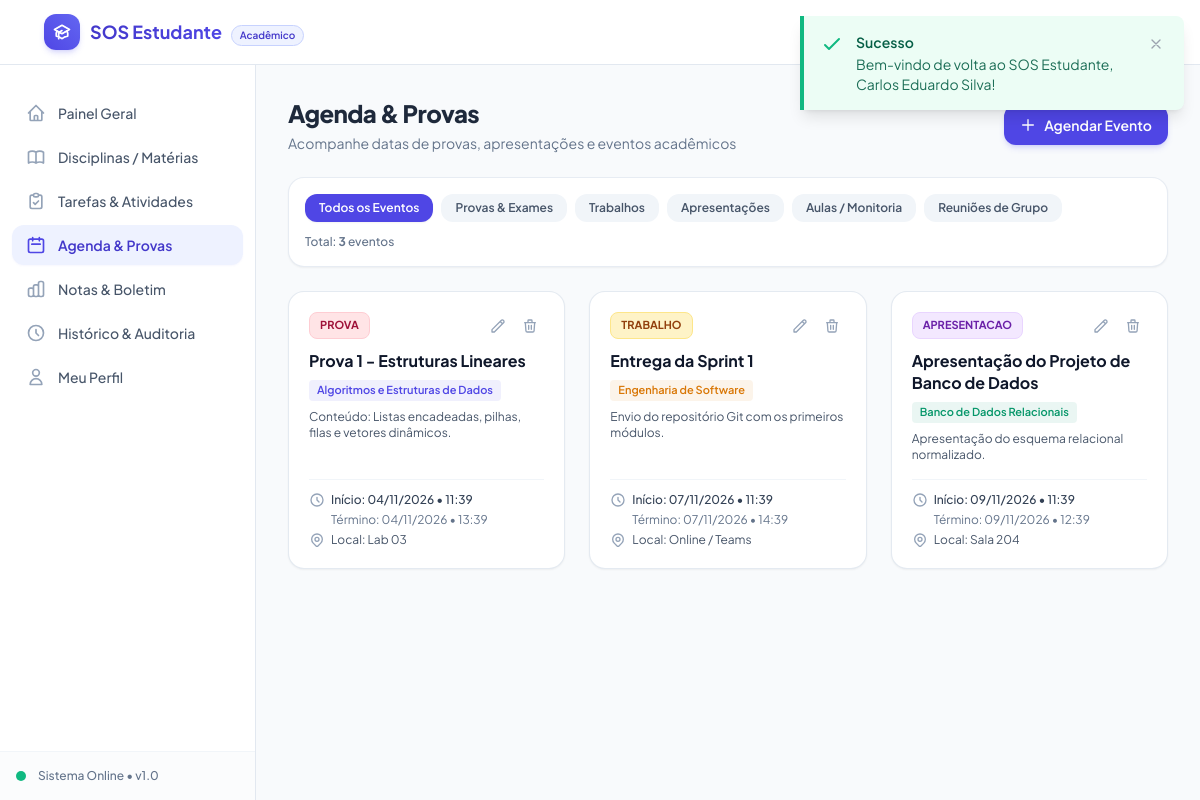
Page /index.php?route=events (signed in) on the committed database.
### tables this page shows
CREATE TABLE IF NOT EXISTS `eventos` (
  `id` INT AUTO_INCREMENT PRIMARY KEY,
  `usuario_id` INT NOT NULL,
  `disciplina_id` INT NULL,
  `titulo` VARCHAR(180) NOT NULL,
  `tipo` ENUM('prova', 'trabalho', 'apresentacao', 'aula', 'reuniao', 'outro') NOT NULL DEFAULT 'prova',
  `data_inicio` DATETIME NOT NULL,
  `data_fim` DATETIME NULL,
  `local` VARCHAR(120) NULL,
  `descricao` TEXT NULL,
  `lembrete_ativo` TINYINT(1) NOT NULL DEFAULT 1,
  `created_at` TIMESTAMP DEFAULT CURRENT_TIMESTAMP,
  `updated_at` TIMESTAMP DEFAULT CURRENT_TIMESTAMP ON UPDATE CURRENT_TIMESTAMP,
  CONSTRAINT `fk_eventos_usuario` FOREIGN KEY (`usuario_id`) 
    REFERENCES `usuarios` (`id`) ON DELETE CASCADE ON UPDATE CASCADE,
  CONSTRAINT `fk_eventos_disciplina` FOREIGN KEY (`disciplina_id`) 
    REFERENCES `disciplinas` (`id`) ON DELETE SET NULL ON UPDATE CASCADE
);

CREATE TABLE IF NOT EXISTS `disciplinas` (
  `id` INT AUTO_INCREMENT PRIMARY KEY,
  `usuario_id` INT NOT NULL,
  `nome` VARCHAR(120) NOT NULL,
  `codigo` VARCHAR(30) NULL,
  `professor` VARCHAR(120) NULL,
  `sala` VARCHAR(60) NULL,
  `cor` VARCHAR(20) NOT NULL DEFAULT '#4F46E5',
  `semestre` VARCHAR(30) NULL,
  `carga_horaria` INT NULL,
  `media_minima` DECIMAL(4,2) NOT NULL DEFAULT 7.00,
  `status` ENUM('em_andamento', 'aprovado', 'reprovado') NOT NULL DEFAULT 'em_andamento',
  `created_at` TIMESTAMP DEFAULT CURRENT_TIMESTAMP,
  `updated_at` TIMESTAMP DEFAULT CURRENT_TIMESTAMP ON UPDATE CURRENT_TIMESTAMP,
  CONSTRAINT `fk_disciplinas_usuario` FOREIGN KEY (`usuario_id`) 
    REFERENCES `usuarios` (`id`) ON DELETE CASCADE ON UPDATE CASCADE
);

### controllers/EventController.php (called while the page is built, shortened)
<?php
require_once __DIR__ . '/../middlewares/AuthMiddleware.php';
require_once __DIR__ . '/../services/EventService.php';
class EventController {
    private EventService $eventService;
    public function __construct() {
        $this->eventService = new EventService();
    }
    public function index(): void {
        $userId = AuthMiddleware::id();
        $tipoFilter = $_GET['tipo'] ?? 'todos';
        $events = $this->eventService->getAll($userId, $tipoFilter);
        require __DIR__ . '/../views/events/index.php';
    }
}

### index.php (called while the page is built, shortened)
<?php
require_once APP_ROOT . '/config/app.php';
require_once APP_ROOT . '/config/bd.php';
$route = $_GET['route'] ?? '';
$route = trim($route, '/');
$method = $_SERVER['REQUEST_METHOD'] ?? 'GET';
try {
    Router::dispatch($route, $method);
} catch (Throwable $e) {
    $logFile = APP_ROOT . '/logs/app.log';
    $msg = "[" . date('Y-m-d H:i:s') . "] ERRO FATAL: " . $e->getMessage() . " em " . $e->getFile() . ":" . $e->getLine() . PHP_EOL;
    @file_put_contents($logFile, $msg, FILE_APPEND);
    if (env('APP_DEBUG', true)) {
        $errorMessage = $e->getMessage();
        $errorFile = $e->getFile() . ':' . $e->getLine();
        $errorTrace = $e->getTraceAsString();
    } else {
        $errorMessage = 'Ocorreu um erro interno ao processar sua solicitação.';
        $errorFile = '';
        $errorTrace = '';
    }
    http_response_code(500);
    require APP_ROOT . '/views/errors/500.php';
}

### config/app.php (called while the page is built, shortened)
<?php
function env($key, $default = null) {
    $val = getenv($key);
    if ($val === false) {
        return $_ENV[$key] ?? $_SERVER[$key] ?? $default;
    }
    return $val;
}

### config/bd.php (called while the page is built, shortened)
<?php
require_once __DIR__ . '/app.php';
class Database {
    private static ?PDO $instance = null;
    public static function getConnection(): ?PDO {
        if (self::$instance === null) {
            $host = env('DB_HOST', '127.0.0.1');
            $port = env('DB_PORT', '3306');
            $dbname = env('DB_NAME', 'sos_estudante');
            $user = env('DB_USER', 'root');
            $pass = env('DB_PASS', '');
            $charset = env('DB_CHARSET', 'utf8mb4');
            $dsn = "mysql:host={$host};port={$port};dbname={$dbname};charset={$charset}";
            $options = [
                PDO::ATTR_ERRMODE            => PDO::ERRMODE_EXCEPTION,
                PDO::ATTR_DEFAULT_FETCH_MODE => PDO::FETCH_ASSOC,
                PDO::ATTR_EMULATE_PREPARES   => false,
                PDO::MYSQL_ATTR_INIT_COMMAND => "SET NAMES {$charset} COLLATE utf8mb4_unicode_ci"
            ];
            try {
                self::$instance = new PDO($dsn, $user, $pass, $options);
            } catch (PDOException $e) {
                self::$lastError = $e->getMessage();
                $logFile = APP_ROOT . '/logs/app.log';
                $logMessage = "[" . date('Y-m-d H:i:s') . "] ERRO DE CONEXÃO BD: " . $e->getMessage() . PHP_EOL;
                @file_put_contents($logFile, $logMessage, FILE_APPEND);
                return null;
            }
        }
        return self::$instance;
    }
}
function getDB(): ?PDO {
    return Database::getConnection();
}

### middlewares/AuthMiddleware.php (called while the page is built, shortened)
<?php
require_once __DIR__ . '/../config/app.php';
class AuthMiddleware {
    public static function id(): ?int {
        return $_SESSION['user_id'] ?? null;
    }
}

### services/EventService.php (called while the page is built, shortened)
<?php
require_once __DIR__ . '/../models/Event.php';
class EventService {
    private Event $eventModel;
    public function __construct() {
        $this->eventModel = new Event();
    }
    public function getAll(int $userId, ?string $tipo = null): array {
        return $this->eventModel->allByUserId($userId, $tipo);
    }
}

### models/Event.php (called while the page is built, shortened)
<?php
require_once __DIR__ . '/../config/bd.php';
class Event {
    private ?PDO $db;
    public function __construct() {
        $this->db = getDB();
    }
    public function allByUserId(int $userId, ?string $tipo = null): array {
        $sql = "SELECT e.*, d.nome AS disciplina_nome, d.cor AS disciplina_cor
                FROM eventos e
                LEFT JOIN disciplinas d ON e.disciplina_id = d.id
                WHERE e.usuario_id = :usuario_id";
        $params = [':usuario_id' => $userId];
        $sql .= " ORDER BY e.data_inicio ASC";
        $stmt = $this->db->prepare($sql);
        $stmt->execute($params);
        return $stmt->fetchAll();
    }
}

### views/events/index.php (the view, shortened to what this page needs)
<?php
require_once __DIR__ . '/../layouts/header.php';
require_once __DIR__ . '/../layouts/navbar.php';
?>
<div class="flex-1 flex overflow-hidden">
    <?php require_once __DIR__ . '/../layouts/sidebar.php'; ?>
    <main class="flex-1 overflow-y-auto bg-slate-50 p-4 sm:p-6 lg:p-8">
        <div class="flex flex-col sm:flex-row sm:items-center sm:justify-between gap-4 mb-6">
            <div>
                <h1 class="text-2xl font-black text-slate-800 tracking-tight">Agenda & Provas</h1>
                <p class="text-sm text-slate-500 mt-1">Acompanhe datas de provas, apresentações e eventos acadêmicos</p>
            </div>
            <button type="button" onclick="Modal.open('new-event-modal')" class="inline-flex items-center justify-center px-4 py-2.5 rounded-xl bg-brand-600 hover:bg-brand-700 text-white font-semibold text-sm shadow-md shadow-brand-500/20 transition">
                <svg class="w-4 h-4 mr-2" fill="none" viewBox="0 0 24 24" stroke="currentColor">
                    <path stroke-linecap="round" stroke-linejoin="round" stroke-width="2" d="M12 4v16m8-8H4" />
                </svg>
                Agendar Evento
            </button>
        </div>
        <div class="bg-white rounded-2xl border border-slate-200/80 p-4 mb-6 shadow-sm flex flex-wrap items-center justify-between gap-3">
            <div class="flex flex-wrap items-center gap-2">
                <?php
                    $tipos = [
                        'todos'        => 'Todos os Eventos',
                        'prova'        => 'Provas & Exames',
                        'trabalho'     => 'Trabalhos',
                        'apresentacao' => 'Apresentações',
                        'aula'         => 'Aulas / Monitoria',
                        'reuniao'      => 'Reuniões de Grupo',
                    ];
                ?>
                <?php foreach ($tipos as $key => $lbl): ?>
                    <a href="index.php?route=events&tipo=<?= $key ?>"
                       class="px-3.5 py-1.5 rounded-xl text-xs font-semibold transition <?= ($tipoFilter === $key) ? 'bg-brand-600 text-white shadow-sm' : 'bg-slate-100 text-slate-600 hover:bg-slate-200' ?>">
                        <?= $lbl ?>
                    </a>
                <?php endforeach; ?>
            </div>
            <span class="text-xs text-slate-500 font-medium">Total: <strong><?= count($events) ?></strong> eventos</span>
        </div>
        <?php if (empty($events)): ?>
            <div class="bg-white rounded-2xl border border-slate-200 p-12 text-center max-w-lg mx-auto my-8">
                <div class="w-16 h-16 rounded-2xl bg-brand-50 text-brand-600 flex items-center justify-center mx-auto mb-4">
                    <svg class="w-8 h-8" fill="none" viewBox="0 0 24 24" stroke="currentColor">
                        <path stroke-linecap="round" stroke-linejoin="round" stroke-width="2" d="M8 7V3m8 4V3m-9 8h10M5 21h14a2 2 0 002-2V7a2 2 0 00-2-2H5a2 2 0 00-2 2v12a2 2 0 002 2z" />
                    </svg>
                </div>
                <h3 class="text-lg font-bold text-slate-800">Nenhum evento agendado</h3>
                <p class="text-sm text-slate-500 mt-2 mb-6">Não perca datas de provas ou apresentações de trabalho.</p>
                <button type="button" onclick="Modal.open('new-event-modal')" class="px-5 py-2.5 rounded-xl bg-brand-600 text-white font-semibold text-sm shadow hover:bg-brand-700 transition">
                    Agendar Primeiro Evento
                </button>
            </div>
        <?php else: ?>
            <div class="grid grid-cols-1 md:grid-cols-2 lg:grid-cols-3 gap-6">
                <?php foreach ($events as $evt): ?>
                    <?php
                        $isPast = strtotime($evt['data_inicio']) < time();
                        $badgeTheme = [
                            'prova'        => 'bg-rose-100 text-rose-800 border-rose-200',
                            'trabalho'     => 'bg-amber-100 text-amber-800 border-amber-200',
                            'apresentacao' => 'bg-purple-100 text-purple-800 border-purple-200',
                            'aula'         => 'bg-blue-100 text-blue-800 border-blue-200',
                            'reuniao'      => 'bg-emerald-100 text-emerald-800 border-emerald-200',
                            'outro'        => 'bg-slate-100 text-slate-800 border-slate-200',
                        ];
                    ?>
                    <div class="bg-white rounded-2xl border <?= $isPast ? 'border-slate-200 opacity-75' : 'border-slate-200/90 shadow-sm hover:shadow-md' ?> p-5 transition flex flex-col justify-between">
                        <div>
                            <div class="flex items-start justify-between gap-2">
                                <span class="px-2.5 py-1 text-[11px] font-bold uppercase rounded-lg border <?= $badgeTheme[$evt['tipo']] ?? 'bg-slate-100 text-slate-800' ?>">
                                    <?= htmlspecialchars($evt['tipo']) ?>
                                </span>
                                <div class="flex items-center space-x-1">
                                    <button type="button"
                                            onclick='openEditEventModal(<?= json_encode($evt, JSON_HEX_TAG | JSON_HEX_APOS | JSON_HEX_QUOT | JSON_HEX_AMP) ?>)'
                                            class="p-1.5 rounded-lg text-slate-400 hover:text-brand-600 hover:bg-brand-50 transition" title="Editar Evento">
                                        <svg class="w-4 h-4" fill="none" viewBox="0 0 24 24" stroke="currentColor">
                                            <path stroke-linecap="round" stroke-linejoin="round" stroke-width="2" d="M15.232 5.232l3.536 3.536m-2.036-5.036a2.5 2.5 0 113.536 3.536L6.5 21.036H3v-3.572L16.732 3.732z" />
                                        </svg>
                                    </button>
                                    <form action="index.php?route=events/delete" method="POST" class="inline" data-confirm="Deseja realmente remover este evento da sua agenda?">
                                        <button type="submit" class="p-1.5 rounded-lg text-slate-400 hover:text-rose-600 hover:bg-rose-50 transition" title="Excluir Evento">
                                            <svg class="w-4 h-4" fill="none" viewBox="0 0 24 24" stroke="currentColor">
                                                <path stroke-linecap="round" stroke-linejoin="round" stroke-width="2" d="M19 7l-.867 12.142A2 2 0 0116.138 21H7.862a2 2 0 01-1.995-1.858L5 7m5 4v6m4-6v6m1-10V4a1 1 0 00-1-1h-4a1 1 0 00-1 1v3M4 7h16" />
                                            </svg>
                                        </button>
                                    </form>
                                </div>
                            </div>
                            <h3 class="text-base font-bold text-slate-900 mt-2.5 leading-snug"><?= htmlspecialchars($evt['titulo']) ?></h3>
                            <?php if (!empty($evt['disciplina_nome'])): ?>
                                <span class="inline-flex items-center px-2 py-0.5 mt-2 rounded text-[11px] font-semibold" style="background-color: <?= htmlspecialchars($evt['disciplina_cor']) ?>15; color: <?= htmlspecialchars($evt['disciplina_cor']) ?>;">
                                    <?= htmlspecialchars($evt['disciplina_nome']) ?>
                                </span>
                            <?php endif; ?>
                            <?php if (!empty($evt['descricao'])): ?>
                                <p class="text-xs text-slate-600 mt-2 line-clamp-2"><?= htmlspecialchars($evt['descricao']) ?></p>
                            <?php endif; ?>
                        </div>
                        <div class="mt-4 pt-3 border-t border-slate-100 space-y-1 text-xs text-slate-500">
                            <div class="flex items-center font-medium <?= $isPast ? 'text-slate-400' : 'text-slate-700' ?>">
                                <svg class="w-4 h-4 mr-1.5 text-slate-400 flex-shrink-0" fill="none" viewBox="0 0 24 24" stroke="currentColor">
                                    <path stroke-linecap="round" stroke-linejoin="round" stroke-width="2" d="M12 8v4l3 3m6-3a9 9 0 11-18 0 9 9 0 0118 0z" />
                                </svg>
                                Início: <?= date('d/m/Y • H:i', strtotime($evt['data_inicio'])) ?>
                            </div>
                            <?php if (!empty($evt['data_fim'])): ?>
                                <div class="flex items-center">
                                    Término: <?= date('d/m/Y • H:i', strtotime($evt['data_fim'])) ?>
                                </div>
                            <?php endif; ?>
                            <?php if (!empty($evt['local'])): ?>
                                <div class="flex items-center text-slate-600">
                                    Local: <?= htmlspecialchars($evt['local']) ?>
                                </div>
                            <?php endif; ?>
                        </div>
                    </div>
                <?php endforeach; ?>
            </div>
        <?php endif; ?>
    </main>
</div>
<?php require_once __DIR__ . '/../layouts/footer.php'; ?>

### assets/css/custom.css (style rules this page uses)
html { scroll-behavior: smooth; -webkit-tap-highlight-color: transparent; }
body { font-family: system-ui, -apple-system, BlinkMacSystemFont, 'Segoe UI', Roboto, Oxygen, Ubuntu, Cantarell, 'Open Sans', 'Helvetica Neue', sans-serif; }

### rows in the picture
eventos: tipo "PROVA", titulo "Prova 1 - Estruturas Lineares", disciplina.nome "Algoritmos e Estruturas de Dados", descricao "Conteúdo: Listas encadeadas, pilhas, filas e vetores dinâmicos.", data_inicio "04/11/2026 • 11:39", data_fim "04/11/2026 • 13:39", local "Lab 03"
eventos: tipo "TRABALHO", titulo "Entrega da Sprint 1", disciplina.nome "Engenharia de Software", descricao "Envio do repositório Git com os primeiros módulos.", data_inicio "07/11/2026 • 11:39", data_fim "07/11/2026 • 14:39", local "Online / Teams"
eventos: tipo "APRESENTACAO", titulo "Apresentação do Projeto de Banco de Dados", disciplina.nome "Banco de Dados Relacionais", descricao "Apresentação do esquema relacional normalizado.", data_inicio "09/11/2026 • 11:39", data_fim "09/11/2026 • 12:39", local "Sala 204"

### other values in the picture
$item['label'] "Painel Geral"
$item['label'] "Disciplinas / Matérias"
$item['label'] "Tarefas & Atividades"
$item['label'] "Agenda & Provas"
$item['label'] "Notas & Boletim"
$item['label'] "Histórico & Auditoria"
$item['label'] "Meu Perfil"
$lbl "Todos os Eventos"
$lbl "Provas & Exames"
$lbl "Trabalhos"
$lbl "Apresentações"
$lbl "Aulas / Monitoria"
$lbl "Reuniões de Grupo"
count($events) "3"
